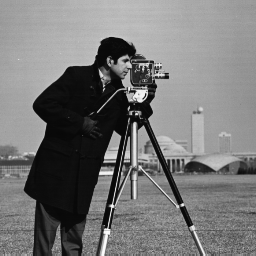
%> input picture data/images/unispectral/cameraman.tif, 256 x 256 px
$ octave s_oneoverf2D_tinker.m   (GNU Octave 9; MATLAB toolbox functions it lacks are replaced by stand-ins)
%> lines starting %> are read from the running program, lines starting %| are printed output that depends on the picture
x0 = imread('cameraman.tif');
%> x0 is the input picture: size 256x256 uint8; min 7, max 253, mean 118.7
sz = size(x0,1);
%> sz = 256
X0 = fft2(x0);
X0 = X0(1:sz/2, 1:sz/2);

[fx, fy] = meshgrid(0:sz/2-1);
f0 = sqrt(fx.^2+fy.^2);


% fo = fitoptions('Method','NonlinearLeastSquares',...
%                'Lower',[0,-1.8],...
%                'Upper',[Inf,-1.6],...
%                'StartPoint',[1 -1]);
% ft = fittype('a*(x+1).^b','options',fo);
%
% m = fit(f(:), abs(X(:)), ft)
figure(1), clf
scatter(f0(:), abs(X0(:))); xlim([0 max(f0(:))/2]);
%hold on, plot(f(:), m(f(:)), '.')
set(gca, 'YScale', 'log');
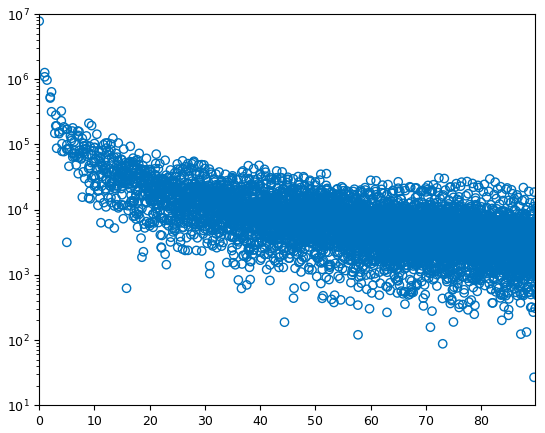
%> figure redrawn from the program's plot data


% chop up
ntiles = 2;
n = sz / ntiles;
%> n = 128
for row = 1:ntiles
    for col = 1:ntiles
       x1(:,:,row, col) = x0((1:n)+n*(row-1),(1:n)+n*(col-1));
    end
end

X1 = fft2(x1);
X1 = X1(1:n/2, 1:n/2, :, :);

[fx, fy] = meshgrid((0:n/2-1)*ntiles);
f1 = sqrt(fx.^2+fy.^2);

figure
plot(f0(:), abs(X0(:)), '.', f1, sum(abs(X1),[3 4]), 'g.', f1, abs(sum(X1,[3 4])),'r.');
set(gca, 'YScale', 'log', 'XScale', 'log');
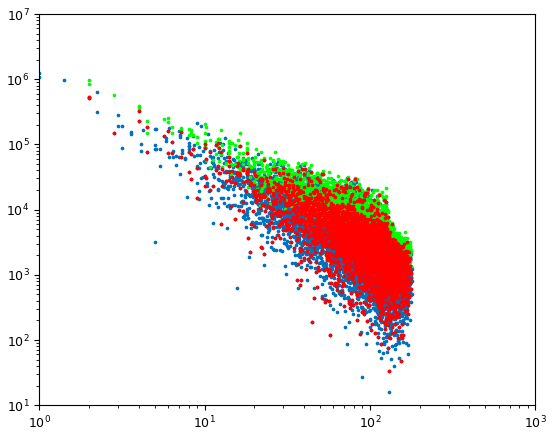
%> figure redrawn from the program's plot data; highest point at x = 0, y = 7780728; highest point at x = 2, y = 958735.7; highest point at x = 4, y = 366409; highest point at x = 6, y = 253631

% [7 lines of commented-out code are left out]
